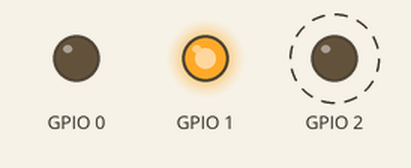
Recording of a sketch running on a simulated ESP32. Parts: output pins drawn as LEDs (lit = HIGH). Dashed ring = blinking.

Above: at 0.05 s.
At 0.55 s:
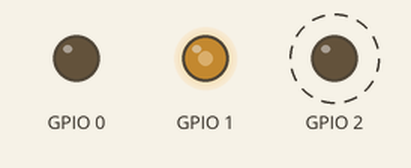
At 0.75 s:
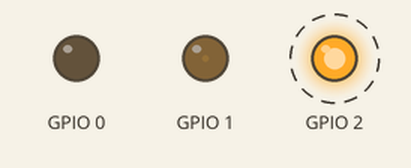
At 1.15 s:
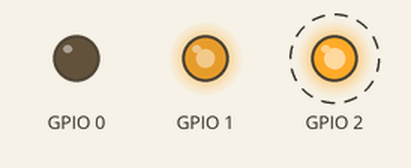
Timing chart, 0 to 3.5 s (numbered marks = the images above):
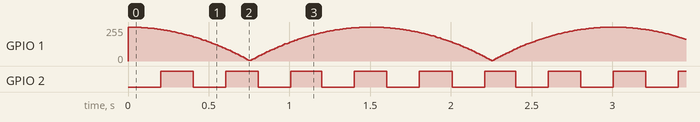

The sketch:

test_chase.ino
```cpp
// 引脚识别测试
// GPIO 0 = 绿(常亮)  GPIO 1 = 黄(呼吸)  GPIO 2 = 红(快闪)

void setup() {
    ledcAttach(0, 5000, 8);
    ledcAttach(1, 5000, 8);
    ledcAttach(2, 5000, 8);
}

void loop() {
    unsigned long t = millis();

    // 绿灯：常亮 (active low: 0=最亮)
    ledcWrite(0, 0);

    // 黄灯：呼吸 (1.5秒周期)
    {
        unsigned long ph = t % 1500;
        uint16_t x = (ph < 750) ? (ph * 255 / 750) : ((1500 - ph) * 255 / 750);
        uint32_t sq = (uint32_t)x * x;
        uint16_t val = (uint16_t)((sq + 127) / 255);  // 感知呼吸曲线
        ledcWrite(1, 255 - val);
    }

    // 红灯：快闪 (200ms亮/200ms灭)
    bool on = ((t % 400) < 200);
    ledcWrite(2, on ? 0 : 255);

    delay(10);
}
```

Measured:
- by itself, GPIO 2: alternates HIGH for 0.20 s and LOW for 0.20 s
